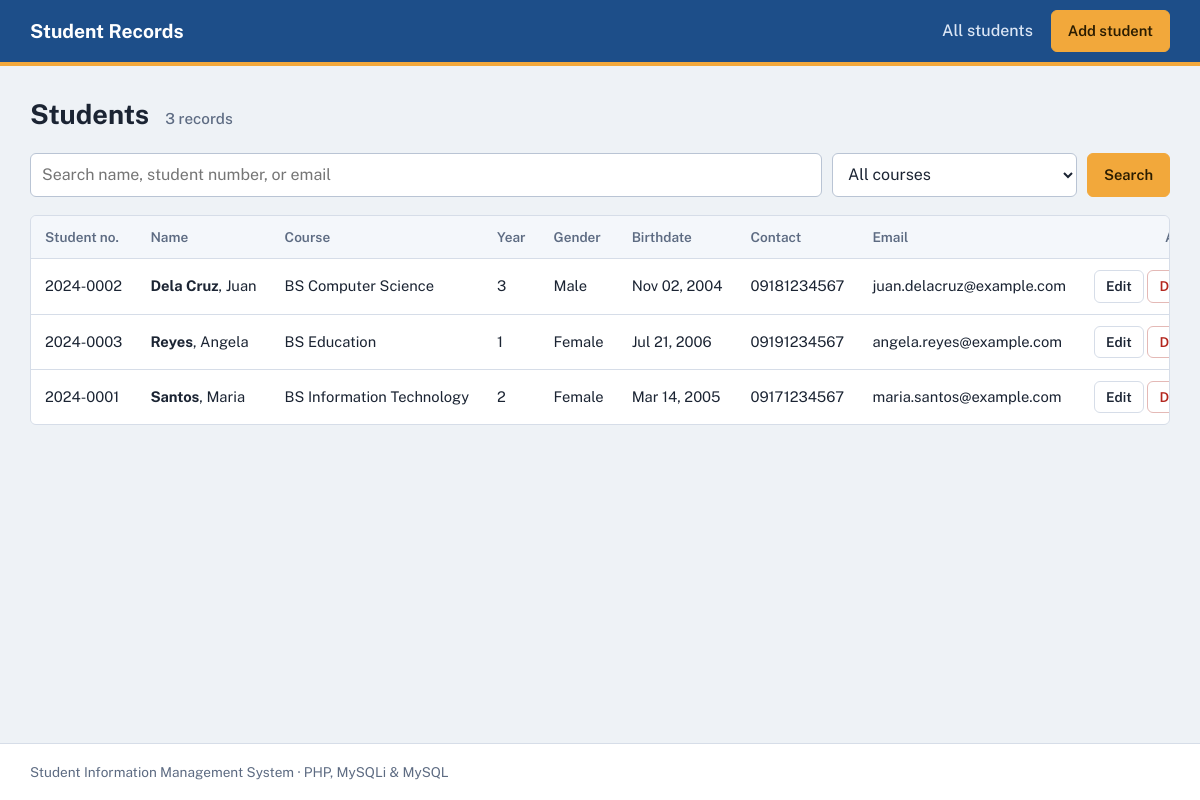
The page / on the database its author committed.
### tables this page shows
CREATE TABLE IF NOT EXISTS students (
    id           INT UNSIGNED AUTO_INCREMENT PRIMARY KEY,
    student_no   VARCHAR(20)  NOT NULL UNIQUE,
    first_name   VARCHAR(60)  NOT NULL,
    last_name    VARCHAR(60)  NOT NULL,
    gender       ENUM('Male','Female','Other') NOT NULL,
    birthdate    DATE         NOT NULL,
    course       VARCHAR(80)  NOT NULL,
    year_level   TINYINT UNSIGNED NOT NULL,
    email        VARCHAR(120) NOT NULL,
    contact_no   VARCHAR(20)  NOT NULL,
    address      VARCHAR(255) NOT NULL,
    created_at   TIMESTAMP DEFAULT CURRENT_TIMESTAMP,
    updated_at   TIMESTAMP DEFAULT CURRENT_TIMESTAMP ON UPDATE CURRENT_TIMESTAMP
);

### config/db.php (called while the page is built, shortened)
<?php
function e($value) {
    return htmlspecialchars((string)$value, ENT_QUOTES, 'UTF-8');
}

### index.php (the view, shortened to what this page needs)
<?php
require 'config/db.php';
$search = trim($_GET['q'] ?? '');
$page   = max(1, (int)($_GET['page'] ?? 1));
$per    = 10;
$where  = [];
$params = [];
$types  = '';
$whereSql = $where ? 'WHERE ' . implode(' AND ', $where) : '';
$stmt = $conn->prepare("SELECT COUNT(*) FROM students $whereSql");
$stmt->execute();
$total = (int)$stmt->get_result()->fetch_row()[0];
$pages  = max(1, (int)ceil($total / $per));
$page   = min($page, $pages);
$offset = ($page - 1) * $per;
$stmt = $conn->prepare("SELECT * FROM students $whereSql ORDER BY last_name, first_name LIMIT ? OFFSET ?");
$p2 = $params; $t2 = $types . 'ii';
array_push($p2, $per, $offset);
$stmt->bind_param($t2, ...$p2);
$stmt->execute();
$students = $stmt->get_result();
include 'includes/header.php';
?>
<div class="page-head">
    <h1>Students <span class="count"><?= $total ?> record<?= $total === 1 ? '' : 's' ?></span></h1>
</div>
<form method="get" class="toolbar">
    <input type="search" name="q" value="<?= e($search) ?>" placeholder="Search name, student number, or email" aria-label="Search students">
    <select name="course" aria-label="Filter by course">
        <option value="">All courses</option>
    </select>
    <button class="btn btn-primary" type="submit">Search</button>
</form>
<?php if ($total === 0): ?>
    <div class="card empty">
        <p>No students found.</p>
        <a class="btn btn-primary" href="create.php">Add the first student</a>
    </div>
<?php else: ?>
<div class="table-scroll card">
    <table>
        <thead>
            <tr>
                <th>Student no.</th><th>Name</th><th>Course</th><th>Year</th>
                <th>Gender</th><th>Birthdate</th><th>Contact</th><th>Email</th><th class="col-actions">Actions</th>
            </tr>
        </thead>
        <tbody>
        <?php while ($s = $students->fetch_assoc()): ?>
            <tr>
                <td><?= e($s['student_no']) ?></td>
                <td><strong><?= e($s['last_name']) ?></strong>, <?= e($s['first_name']) ?></td>
                <td><?= e($s['course']) ?></td>
                <td><?= (int)$s['year_level'] ?></td>
                <td><?= e($s['gender']) ?></td>
                <td><?= e(date('M d, Y', strtotime($s['birthdate']))) ?></td>
                <td><?= e($s['contact_no']) ?></td>
                <td><?= e($s['email']) ?></td>
                <td class="col-actions">
                    <a class="btn btn-small" href="edit.php?id=<?= (int)$s['id'] ?>">Edit</a>
                    <form method="post" action="delete.php" class="inline" data-confirm="Delete <?= e($s['first_name'] . ' ' . $s['last_name']) ?>? This cannot be undone.">
                        <button type="submit" class="btn btn-small btn-danger">Delete</button>
                    </form>
                </td>
            </tr>
        <?php endwhile; ?>
        </tbody>
    </table>
</div>
<?php endif; ?>
<?php
include 'includes/footer.php';

### includes/header.php (shortened to what this page needs)
<!DOCTYPE html>
<html lang="en">
<head>
    <link rel="stylesheet" href="assets/css/style.css">
</head>
<body>
<header class="site-header">
    <div class="wrap header-inner">
        <a class="brand" href="index.php">Student Records</a>
        <nav>
            <a href="index.php">All students</a>
            <a class="btn btn-primary" href="create.php">Add student</a>
        </nav>
    </div>
</header>
<main class="wrap">

### includes/footer.php (shortened to what this page needs)
</main>
<footer class="site-footer">
    <div class="wrap">Student Information Management System &middot; PHP, MySQLi &amp; MySQL</div>
</footer>
</body>
</html>

### assets/css/style.css (style rules this page uses)
:root { --bg: #eef2f6; --surface: #ffffff; --ink: #1b2433; --muted: #5d6b82; --line: #d6dde8; --primary: #1d4e89; --accent: #f2a83b; --danger: #b3261e; --radius: 6px; }
* { box-sizing: border-box; }
body { margin: 0; font-family: 'Public Sans', system-ui, -apple-system, 'Segoe UI', Roboto, Arial, sans-serif; color: var(--ink); background: var(--bg); line-height: 1.5; min-height: 100vh; display: flex; flex-direction: column; }
main.wrap { flex: 1; padding-top: 28px; padding-bottom: 40px; }
.wrap { width: 100%; max-width: 1180px; margin: 0 auto; padding: 0 20px; }
.site-header { background: var(--primary); border-bottom: 4px solid var(--accent); }
.header-inner { display: flex; align-items: center; justify-content: space-between; min-height: 62px; gap: 16px; flex-wrap: wrap; }
.brand { color: #fff; font-weight: 700; font-size: 1.2rem; text-decoration: none; }
.site-header nav { display: flex; align-items: center; gap: 18px; }
.site-header nav a:not(.btn) { color: #dbe6f5; text-decoration: none; font-weight: 500; }
h1 { font-size: 1.7rem; margin: 0 0 18px; }
.count { font-size: .95rem; font-weight: 500; color: var(--muted); margin-left: 10px; }
.card { background: var(--surface); border: 1px solid var(--line); border-radius: var(--radius); }
.btn { display: inline-block; padding: 9px 16px; border-radius: var(--radius); border: 1px solid var(--line); background: var(--surface); color: var(--ink); font: inherit; font-weight: 600; font-size: .92rem; cursor: pointer; text-decoration: none; }
.btn-primary { background: var(--accent); border-color: var(--accent); color: #2a1c00; }
.btn-small { padding: 5px 11px; font-size: .85rem; }
.btn-danger { color: var(--danger); border-color: #e4b9b6; }
.toolbar { display: flex; gap: 10px; margin-bottom: 18px; flex-wrap: wrap; }
.toolbar input[type=search] { flex: 1 1 260px; width: auto; }
.toolbar select { flex: 0 1 240px; width: auto; }
input, select { width: 100%; padding: 9px 11px; font: inherit; color: var(--ink); border: 1px solid #b9c4d4; border-radius: var(--radius); background: #fff; }
.table-scroll { overflow-x: auto; }
table { width: 100%; border-collapse: collapse; font-size: .92rem; }
th, td { padding: 11px 14px; text-align: left; border-bottom: 1px solid var(--line); white-space: nowrap; }
th { background: #f4f7fb; font-weight: 600; color: var(--muted); font-size: .85rem; }
tbody tr:last-child td { border-bottom: 0; }
.col-actions { text-align: right; }
form.inline { display: inline; }
.site-footer { padding: 18px 0; color: var(--muted); font-size: .85rem; border-top: 1px solid var(--line); background: #fff; }

### rows shown on the page
students: student_no "2024-0002", last_name "Dela Cruz", first_name "Juan", course "BS Computer Science", year_level "3", gender "Male", birthdate "Nov 02, 2004", contact_no "09181234567", email "juan.delacruz@example.com"
students: student_no "2024-0003", last_name "Reyes", first_name "Angela", course "BS Education", year_level "1", gender "Female", birthdate "Jul 21, 2006", contact_no "09191234567", email "angela.reyes@example.com"
students: student_no "2024-0001", last_name "Santos", first_name "Maria", course "BS Information Technology", year_level "2", gender "Female", birthdate "Mar 14, 2005", contact_no "09171234567", email "maria.santos@example.com"

### other values the page prints
$total "3"
